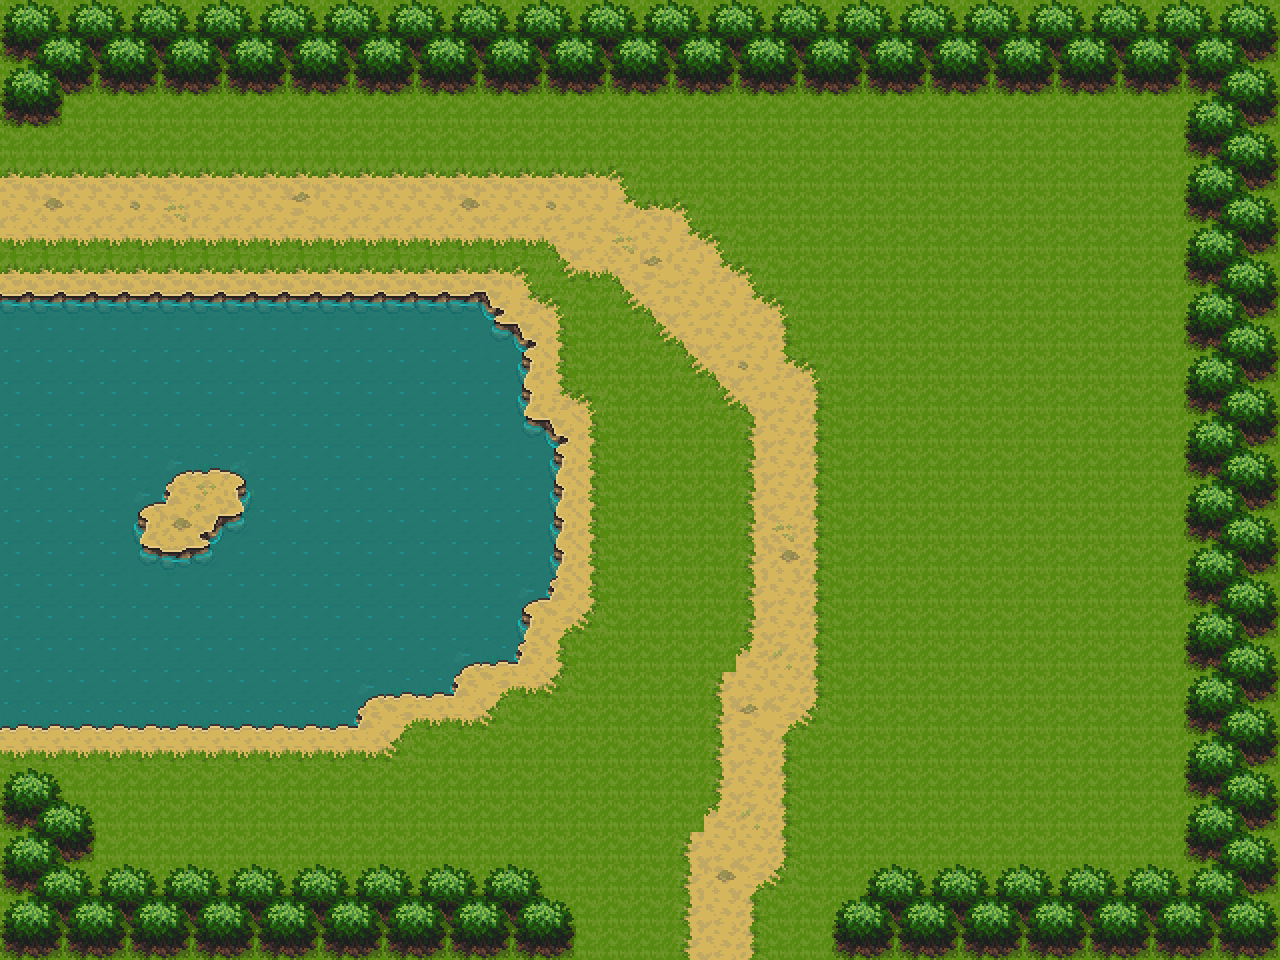

The image is a tile-based game level rendered from a .tmx file. Its description and source (layers, tilesets, objects; grid data summarised) follow:
An orthogonal 40x30 tile map with 32x32 px tiles, 2 tile layers (Tile Layer 1, Tile Layer 2) and 14 objects (13x wall, enemy).

<map version="1.5" tiledversion="1.7.2" orientation="orthogonal" renderorder="right-down" width="40" height="30" tilewidth="32" tileheight="32" infinite="0" nextlayerid="5" nextobjectid="18">
 <tileset firstgid="1" source="tilesets/!CL_DEMO_32x32.tsx" />
 <layer id="1" name="Tile Layer 1" width="40" height="30">
  <data>[1200 cells, 1200 non-empty, 38 distinct tile ids]</data>
 </layer>
 <layer id="4" name="Tile Layer 2" width="40" height="30">
  <data>[1200 cells, 296 non-empty, 10 distinct tile ids]</data>
 </layer>
 <objectgroup id="3" name="Walls">
  <object id="3" name="Wall" type="wall" x="4.47136" y="3.35352" width="1281.04" height="95.0163" />
  <object id="4" name="Wall" type="wall" x="1.11784" y="289.52" width="351.001" height="435.957" />
  <object id="6" name="Wall" type="wall" x="347.648" y="298.463" width="134.141" height="383.419" />
  <object id="7" name="Wall" type="wall" x="477.317" y="329.762" width="41.36" height="331.998" />
  <object id="8" name="Wall" type="wall" x="516.442" y="422.543" width="33.5352" height="176.619" />
  <object id="9" name="Wall" type="wall" x="3.35352" y="96" width="57.0098" height="32" />
  <object id="10" name="Wall" type="wall" x="0" y="797.019" width="87.1914" height="167.676" />
  <object id="12" name="Wall" type="wall" x="0" y="718.77" width="63.7168" height="91.6628" />
  <object id="13" name="Wall" type="wall" x="71.5417" y="869.679" width="470.61" height="91.6628" />
  <object id="14" name="Wall" type="wall" x="530.973" y="900.978" width="39.1244" height="53.6563" />
  <object id="15" name="Wall" type="wall" x="1192.73" y="89.4271" width="90.5449" height="868.561" />
  <object id="16" name="Wall" type="wall" x="864" y="868.561" width="343.177" height="86.0736" />
  <object id="17" name="Wall" type="wall" x="832" y="895.389" width="36.8887" height="61.4811" />
 </objectgroup>
 <objectgroup id="2" name="Enemies">
  <object id="1" name="randomworm" type="enemy" x="900" y="436.71" width="64" height="64">
   <properties>
    <property name="enemy_sprite" value="fireworm" />
    <property name="enemy_type" value="charger" />
    <property name="hor_enemy" type="bool" value="true" />
    <property name="movement_range" type="float" value="300" />
    <property name="movement_speed" type="float" value="2" />
   </properties>
  </object>
 </objectgroup>
</map>
